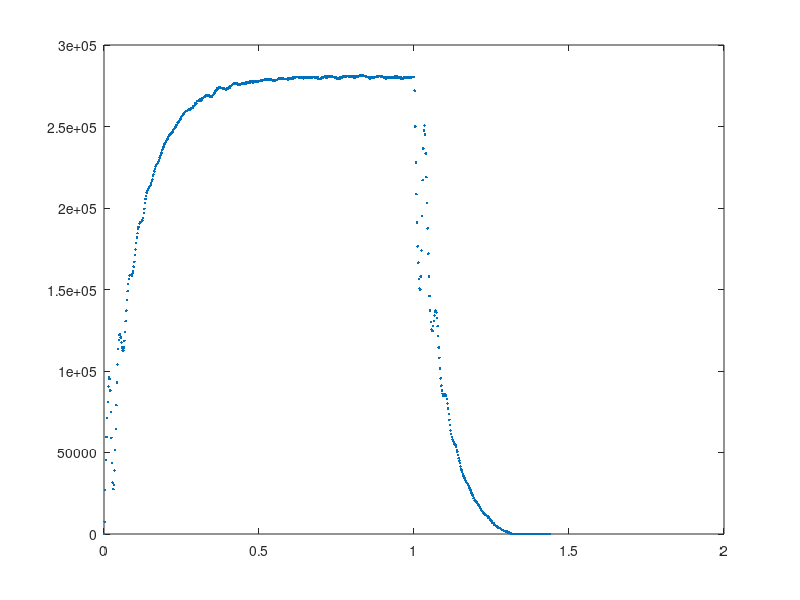

Source code (MATLAB):
TEST = [
      0        0           0.000  127    18
      2       15        7500.000  127    18
      4       69       27000.000  127    18
      6      160       45500.000  127    18
      8      279       59500.000  127    18
     10      421       71000.000  127    18
     12      583       81000.000  127    18
     14      764       90500.000  127    18
     16      956       96000.000  127    18
     18     1146       95000.000  127    18
     20     1322       88000.000  127    18
     22     1472       75000.000  127    18
     24     1590       59000.000  127    18
     26     1677       43500.000  127    18
     28     1740       31500.000  127    18
     30     1795       27500.000  127    18
     32     1855       30000.000  127    18
     34     1933       39000.000  127    18
     36     2036       51500.000  127    18
     38     2165       64500.000  127    18
     40     2323       79000.000  127    18
     42     2509       93000.000  127    18
     44     2717      104000.000  127    18
     46     2944      113500.000  127    18
     48     3182      119000.000  127    18
     50     3426      122000.000  127    18
     52     3671      122500.000  127    18
     54     3912      120500.000  127    18
     56     4147      117500.000  127    18
     58     4376      114500.000  127    18
     60     4601      112500.000  127    18
     62     4826      112500.000  127    18
     64     5055      114500.000  127    18
     66     5292      118500.000  127    18
     68     5540      124000.000  127    18
     70     5801      130500.000  127    18
     72     6075      137000.000  127    18
     74     6362      143500.000  127    18
     76     6660      149000.000  127    18
     78     6967      153500.000  127    18
     80     7280      156500.000  127    18
     82     7597      158500.000  127    18
     84     7915      159000.000  127    18
     86     8233      159000.000  127    18
     88     8551      159000.000  127    18
     90     8868      158500.000  127    18
     92     9188      160000.000  127    18
     94     9511      161500.000  127    18
     96     9839      164000.000  127    18
     98    10173      167000.000  127    18
    100    10515      171000.000  127    18
    102    10864      174500.000  127    18
    104    11221      178500.000  127    18
    106    11585      182000.000  127    18
    108    11954      184500.000  127    18
    110    12329      187500.000  127    18
    112    12706      188500.000  127    18
    114    13087      190500.000  127    18
    116    13469      191000.000  127    18
    118    13852      191500.000  127    18
    120    14235      191500.000  127    18
    122    14619      192000.000  127    18
    124    15004      192500.000  127    18
    126    15392      194000.000  127    18
    128    15786      197000.000  127    18
    130    16185      199500.000  127    18
    132    16591      203000.000  127    18
    134    17002      205500.000  127    18
    136    17417      207500.000  127    18
    138    17836      209500.000  127    18
    140    18257      210500.000  127    18
    142    18679      211000.000  127    18
    144    19103      212000.000  127    18
    146    19529      213000.000  127    18
    148    19956      213500.000  127    18
    150    20384      214000.000  127    18
    152    20814      215000.000  127    18
    154    21247      216500.000  127    18
    156    21682      217500.000  127    18
    158    22121      219500.000  127    18
    160    22562      220500.000  127    18
    162    23007      222500.000  127    18
    164    23455      224000.000  127    18
    166    23906      225500.000  127    18
    168    24358      226000.000  127    18
    170    24812      227000.000  127    18
    172    25266      227000.000  127    18
    174    25722      228000.000  127    18
    176    26179      228500.000  127    18
    178    26638      229500.000  127    18
    180    27100      231000.000  127    18
    182    27564      232000.000  127    18
    184    28031      233500.000  127    18
    186    28499      234000.000  127    18
    188    28970      235500.000  127    18
    190    29443      236500.000  127    18
    192    29918      237500.000  127    18
    194    30395      238500.000  127    18
    196    30874      239500.000  127    18
    198    31354      240000.000  127    18
    200    31836      241000.000  127    18
    202    32319      241500.000  127    18
    204    32803      242000.000  127    18
    206    33289      243000.000  127    18
    208    33777      244000.000  127    18
    210    34265      244000.000  127    18
    212    34755      245000.000  127    18
    214    35245      245000.000  127    18
    216    35737      246000.000  127    18
    218    36229      246000.000  127    18
    220    36722      246500.000  127    18
    222    37216      247000.000  127    18
    224    37712      248000.000  127    18
    226    38209      248500.000  127    18
    228    38707      249000.000  127    18
    230    39206      249500.000  127    18
    232    39706      250000.000  127    18
    234    40208      251000.000  127    18
    236    40710      251000.000  127    18
    238    41215      252500.000  127    18
    240    41721      253000.000  127    18
    242    42227      253000.000  127    18
    244    42735      254000.000  127    18
    246    43244      254500.000  127    18
    248    43754      255000.000  127    18
    250    44266      256000.000  127    18
    252    44779      256500.000  127    18
    254    45293      257000.000  127    18
    256    45808      257500.000  127    18
    258    46324      258000.000  127    18
    260    46841      258500.000  127    18
    262    47359      259000.000  127    18
    264    47878      259500.000  127    18
    266    48397      259500.000  127    18
    268    48916      259500.000  127    18
    270    49436      260000.000  127    18
    272    49956      260000.000  127    18
    274    50477      260500.000  127    18
    276    50998      260500.000  127    18
    278    51519      260500.000  127    18
    280    52041      261000.000  127    18
    282    52564      261500.000  127    18
    284    53087      261500.000  127    18
    286    53610      261500.000  127    18
    288    54135      262500.000  127    18
    290    54660      262500.000  127    18
    292    55186      263000.000  127    18
    294    55714      264000.000  127    18
    296    56243      264500.000  127    18
    298    56771      264000.000  127    18
    300    57302      265500.000  127    18
    302    57833      265500.000  127    18
    304    58364      265500.000  127    18
    306    58896      266000.000  127    18
    308    59429      266500.000  127    18
    310    59961      266000.000  127    18
    312    60495      267000.000  127    18
    314    61027      266000.000  127    18
    316    61561      267000.000  127    18
    318    62096      267500.000  127    18
    320    62631      267500.000  127    18
    322    63167      268000.000  127    18
    324    63703      268000.000  127    18
    326    64240      268500.000  127    18
    328    64778      269000.000  127    18
    330    65316      269000.000  127    18
    332    65855      269500.000  127    18
    334    66394      269500.000  127    18
    336    66932      269000.000  127    18
    338    67470      269000.000  127    18
    340    68007      268500.000  127    18
    342    68544      268500.000  127    18
    344    69081      268500.000  127    18
    346    69618      268500.000  127    18
    348    70155      268500.000  127    18
    350    70693      269000.000  127    18
    352    71232      269500.000  127    18
    354    71772      270000.000  127    18
    356    72313      270500.000  127    18
    358    72855      271000.000  127    18
    360    73399      272000.000  127    18
    362    73943      272000.000  127    18
    364    74490      273500.000  127    18
    366    75036      273000.000  127    18
    368    75583      273500.000  127    18
    370    76130      273500.000  127    18
    372    76678      274000.000  127    18
    374    77225      273500.000  127    18
    376    77773      274000.000  127    18
    378    78320      273500.000  127    18
    380    78867      273500.000  127    18
    382    79414      273500.000  127    18
    384    79960      273000.000  127    18
    386    80507      273500.000  127    18
    388    81053      273000.000  127    18
    390    81599      273000.000  127    18
    392    82145      273000.000  127    18
    394    82690      272500.000  127    18
    396    83237      273500.000  127    18
    398    83783      273000.000  127    18
    400    84329      273000.000  127    18
    402    84877      274000.000  127    18
    404    85425      274000.000  127    18
    406    85973      274000.000  127    18
    408    86523      275000.000  127    18
    410    87073      275000.000  127    18
    412    87624      275500.000  127    18
    414    88175      275500.000  127    18
    416    88727      276000.000  127    18
    418    89279      276000.000  127    18
    420    89832      276500.000  127    18
    422    90385      276500.000  127    18
    424    90937      276000.000  127    18
    426    91490      276500.000  127    18
    428    92043      276500.000  127    18
    430    92595      276000.000  127    18
    432    93146      275500.000  127    18
    434    93698      276000.000  127    18
    436    94250      276000.000  127    18
    438    94802      276000.000  127    18
    440    95353      275500.000  127    18
    442    95905      276000.000  127    18
    444    96457      276000.000  127    18
    446    97010      276500.000  127    18
    448    97563      276500.000  127    18
    450    98116      276500.000  127    18
    452    98669      276500.000  127    18
    454    99222      276500.000  127    18
    456    99776      277000.000  127    18
    458   100329      276500.000  127    18
    460   100883      277000.000  127    18
    462   101437      277000.000  127    18
    464   101991      277000.000  127    18
    466   102545      277000.000  127    18
    468   103099      277000.000  127    18
    470   103654      277500.000  127    18
    472   104208      277000.000  127    18
    474   104764      278000.000  127    18
    476   105319      277500.000  127    18
    478   105875      278000.000  127    18
    480   106429      277000.000  127    18
    482   106985      278000.000  127    18
    484   107541      278000.000  127    18
    486   108096      277500.000  127    18
    488   108652      278000.000  127    18
    490   109207      277500.000  127    18
    492   109762      277500.000  127    18
    494   110317      277500.000  127    18
    496   110872      277500.000  127    18
    498   111428      278000.000  127    18
    500   111984      278000.000  127    18
    502   112540      278000.000  127    18
    504   113096      278000.000  127    18
    506   113653      278500.000  127    18
    508   114210      278500.000  127    18
    510   114766      278000.000  127    18
    512   115323      278500.000  127    18
    514   115880      278500.000  127    18
    516   116437      278500.000  127    18
    518   116994      278500.000  127    18
    520   117552      279000.000  127    18
    522   118109      278500.000  127    18
    524   118667      279000.000  127    18
    526   119225      279000.000  127    18
    528   119783      279000.000  127    18
    530   120340      278500.000  127    18
    532   120897      278500.000  127    18
    534   121455      279000.000  127    18
    536   122012      278500.000  127    18
    538   122570      279000.000  127    18
    540   123127      278500.000  127    18
    542   123684      278500.000  127    18
    544   124240      278000.000  127    18
    546   124796      278000.000  127    18
    548   125353      278500.000  127    18
    550   125909      278000.000  127    18
    552   126465      278000.000  127    18
    554   127022      278500.000  127    18
    556   127579      278500.000  127    18
    558   128136      278500.000  127    18
    560   128694      279000.000  127    18
    562   129252      279000.000  127    18
    564   129811      279500.000  127    18
    566   130370      279500.000  127    18
    568   130929      279500.000  127    18
    570   131488      279500.000  127    18
    572   132047      279500.000  127    18
    574   132606      279500.000  127    18
    576   133165      279500.000  127    18
    578   133724      279500.000  127    18
    580   134282      279000.000  127    18
    582   134840      279000.000  127    18
    584   135398      279000.000  127    18
    586   135956      279000.000  127    18
    588   136514      279000.000  127    18
    590   137072      279000.000  127    18
    592   137631      279500.000  127    18
    594   138188      278500.000  127    18
    596   138747      279500.000  127    18
    598   139305      279000.000  127    18
    600   139864      279500.000  127    18
    602   140423      279500.000  127    18
    604   140982      279500.000  127    18
    606   141540      279000.000  127    18
    608   142100      280000.000  127    18
    610   142659      279500.000  127    18
    612   143219      280000.000  127    18
    614   143780      280500.000  127    18
    616   144340      280000.000  127    18
    618   144901      280500.000  127    18
    620   145462      280500.000  127    18
    622   146023      280500.000  127    18
    624   146584      280500.000  127    18
    626   147145      280500.000  127    18
    628   147705      280000.000  127    18
    630   148266      280500.000  127    18
    632   148826      280000.000  127    18
    634   149387      280500.000  127    18
    636   149947      280000.000  127    18
    638   150507      280000.000  127    18
    640   151068      280500.000  127    18
    642   151628      280000.000  127    18
    644   152187      279500.000  127    18
    646   152748      280500.000  127    18
    648   153308      280000.000  127    18
    650   153868      280000.000  127    18
    652   154429      280500.000  127    18
    654   154989      280000.000  127    18
    656   155550      280500.000  127    18
    658   156110      280000.000  127    18
    660   156671      280500.000  127    18
    662   157231      280000.000  127    18
    664   157791      280000.000  127    18
    666   158352      280500.000  127    18
    668   158912      280000.000  127    18
    670   159472      280000.000  127    18
    672   160032      280000.000  127    18
    674   160593      280500.000  127    18
    676   161154      280500.000  127    18
    678   161715      280500.000  127    18
    680   162275      280000.000  127    18
    682   162836      280500.000  127    18
    684   163397      280500.000  127    18
    686   163957      280000.000  127    18
    688   164518      280500.000  127    18
    690   165077      279500.000  127    18
    692   165636      279500.000  127    18
    694   166194      279000.000  127    18
    696   166752      279000.000  127    18
    698   167311      279500.000  127    18
    700   167870      279500.000  127    18
    702   168429      279500.000  127    18
    704   168989      280000.000  127    18
    706   169549      280000.000  127    18
    708   170109      280000.000  127    18
    710   170670      280500.000  127    18
    712   171231      280500.000  127    18
    714   171793      281000.000  127    18
    716   172353      280000.000  127    18
    718   172915      281000.000  127    18
    720   173475      280000.000  127    18
    722   174037      281000.000  127    18
    724   174598      280500.000  127    18
    726   175160      281000.000  127    18
    728   175721      280500.000  127    18
    730   176283      281000.000  127    18
    732   176844      280500.000  127    18
    734   177406      281000.000  127    18
    736   177968      281000.000  127    18
    738   178529      280500.000  127    18
    740   179090      280500.000  127    18
    742   179651      280500.000  127    18
    744   180211      280000.000  127    18
    746   180771      280000.000  127    18
    748   181331      280000.000  127    18
    750   181890      279500.000  127    18
    752   182449      279500.000  127    18
    754   183008      279500.000  127    18
    756   183567      279500.000  127    18
    758   184126      279500.000  127    18
    760   184686      280000.000  127    18
    762   185245      279500.000  127    18
    764   185806      280500.000  127    18
    766   186367      280500.000  127    18
    768   186927      280000.000  127    18
    770   187489      281000.000  127    18
    772   188050      280500.000  127    18
    774   188611      280500.000  127    18
    776   189173      281000.000  127    18
    778   189734      280500.000  127    18
    780   190295      280500.000  127    18
    782   190857      281000.000  127    18
    784   191419      281000.000  127    18
    786   191981      281000.000  127    18
    788   192543      281000.000  127    18
    790   193104      280500.000  127    18
    792   193666      281000.000  127    18
    794   194228      281000.000  127    18
    796   194789      280500.000  127    18
    798   195351      281000.000  127    18
    800   195912      280500.000  127    18
    802   196474      281000.000  127    18
    804   197035      280500.000  127    18
    806   197595      280000.000  127    18
    808   198157      281000.000  127    18
    810   198717      280000.000  127    18
    812   199278      280500.000  127    18
    814   199840      281000.000  127    18
    816   200401      280500.000  127    18
    818   200962      280500.000  127    18
    820   201524      281000.000  127    18
    822   202086      281000.000  127    18
    824   202648      281000.000  127    18
    826   203211      281500.000  127    18
    828   203774      281500.000  127    18
    830   204337      281500.000  127    18
    832   204899      281000.000  127    18
    834   205461      281000.000  127    18
    836   206024      281500.000  127    18
    838   206586      281000.000  127    18
    840   207148      281000.000  127    18
    842   207710      281000.000  127    18
    844   208272      281000.000  127    18
    846   208833      280500.000  127    18
    848   209394      280500.000  127    18
    850   209955      280500.000  127    18
    852   210516      280500.000  127    18
    854   211076      280000.000  127    18
    856   211637      280500.000  127    18
    858   212196      279500.000  127    18
    860   212757      280500.000  127    18
    862   213317      280000.000  127    18
    864   213877      280000.000  127    18
    866   214437      280000.000  127    18
    868   214997      280000.000  127    18
    870   215557      280000.000  127    18
    872   216118      280500.000  127    18
    874   216679      280500.000  127    18
    876   217240      280500.000  127    18
    878   217801      280500.000  127    18
    880   218362      280500.000  127    18
    882   218924      281000.000  127    18
    884   219485      280500.000  127    18
    886   220047      281000.000  127    18
    888   220609      281000.000  127    18
    890   221171      281000.000  127    18
    892   221732      280500.000  127    18
    894   222293      280500.000  127    18
    896   222855      281000.000  127    18
    898   223416      280500.000  127    18
    900   223977      280500.000  127    18
    902   224537      280000.000  127    18
    904   225097      280000.000  127    18
    906   225657      280000.000  127    18
    908   226217      280000.000  127    18
    910   226776      279500.000  127    18
    912   227336      280000.000  127    18
    914   227896      280000.000  127    18
    916   228456      280000.000  127    18
    918   229016      280000.000  127    18
    920   229576      280000.000  127    18
    922   230136      280000.000  127    18
    924   230697      280500.000  127    18
    926   231257      280000.000  127    18
    928   231817      280000.000  127    18
    930   232377      280000.000  127    18
    932   232937      280000.000  127    18
    934   233498      280500.000  127    18
    936   234058      280000.000  127    18
    938   234620      281000.000  127    18
    940   235181      280500.000  127    18
    942   235741      280000.000  127    18
    944   236303      281000.000  127    18
    946   236863      280000.000  127    18
    948   237424      280500.000  127    18
    950   237984      280000.000  127    18
    952   238544      280000.000  127    18
    954   239104      280000.000  127    18
    956   239664      280000.000  127    18
    958   240223      279500.000  127    18
    960   240783      280000.000  127    18
    962   241342      279500.000  127    18
    964   241901      279500.000  127    18
    966   242461      280000.000  127    18
    968   243021      280000.000  127    18
    970   243582      280500.000  127    18
    972   244142      280000.000  127    18
    974   244702      280000.000  127    18
    976   245263      280500.000  127    18
    978   245823      280000.000  127    18
    980   246384      280500.000  127    18
    982   246945      280500.000  127    18
    984   247505      280000.000  127    18
    986   248065      280000.000  127    18
    988   248626      280500.000  127    18
    990   249187      280500.000  127    18
    992   249747      280000.000  127    18
    994   250308      280500.000  127    18
    996   250869      280500.000  127    18
    998   251430      280500.000  127    18
   1000   251991      280500.000 -127    18
   1002   252535      272000.000 -127    18
   1004   253035      250000.000 -127    18
   1006   253491      228000.000 -127    18
   1008   253908      208500.000 -127    18
   1010   254290      191000.000 -127    18
   1012   254643      176500.000 -127    18
   1014   254976      166500.000 -127    18
   1016   255289      156500.000 -127    18
   1018   255590      150500.000 -127    18
   1020   255890      150000.000 -127    18
   1022   256206      158000.000 -127    18
   1024   256554      174000.000 -127    18
   1026   256944      195000.000 -127    18
   1028   257378      217000.000 -127    18
   1030   257851      236500.000 -127    18
   1032   258346      247500.000 -127    18
   1034   258847      250500.000 -127    18
   1036   259337      245000.000 -127    18
   1038   259804      233500.000 -127    18
   1040   260242      219000.000 -127    18
   1042   260648      203000.000 -127    18
   1044   261023      187500.000 -127    18
   1046   261367      172000.000 -127    18
   1048   261683      158000.000 -127    18
   1050   261975      146000.000 -127    18
   1052   262249      137000.000 -127    18
   1054   262509      130000.000 -127    18
   1056   262760      125500.000 -127    18
   1058   263009      124500.000 -127    18
   1060   263258      124500.000 -127    18
   1062   263513      127500.000 -127    18
   1064   263774      130500.000 -127    18
   1066   264042      134000.000 -127    18
   1068   264315      136500.000 -127    18
   1070   264589      137000.000 -127    18
   1072   264861      136000.000 -127    18
   1074   265126      132500.000 -127    18
   1076   265381      127500.000 -127    18
   1078   265624      121500.000 -127    18
   1080   265853      114500.000 -127    18
   1082   266069      108000.000 -127    18
   1084   266272      101500.000 -127    18
   1086   266463       95500.000 -127    18
   1088   266645       91000.000 -127    18
   1090   266821       88000.000 -127    18
   1092   266993       86000.000 -127    18
   1094   267163       85000.000 -127    18
   1096   267333       85000.000 -127    18
   1098   267504       85500.000 -127    18
   1100   267675       85500.000 -127    18
   1102   267846       85500.000 -127    18
   1104   268015       84500.000 -127    18
   1106   268181       83000.000 -127    18
   1108   268341       80000.000 -127    18
   1110   268495       77000.000 -127    18
   1112   268642       73500.000 -127    18
   1114   268782       70000.000 -127    18
   1116   268916       67000.000 -127    18
   1118   269043       63500.000 -127    18
   1120   269166       61500.000 -127    18
   1122   269285       59500.000 -127    18
   1124   269401       58000.000 -127    18
   1126   269515       57000.000 -127    18
   1128   269628       56500.000 -127    18
   1130   269739       55500.000 -127    18
   1132   269849       55000.000 -127    18
   1134   269958       54500.000 -127    18
   1136   270065       53500.000 -127    18
   1138   270168       51500.000 -127    18
   1140   270269       50500.000 -127    18
   1142   270366       48500.000 -127    18
   1144   270459       46500.000 -127    18
   1146   270549       45000.000 -127    18
   1148   270636       43500.000 -127    18
   1150   270719       41500.000 -127    18
   1152   270799       40000.000 -127    18
   1154   270877       39000.000 -127    18
   1156   270953       38000.000 -127    18
   1158   271026       36500.000 -127    18
   1160   271097       35500.000 -127    18
   1162   271167       35000.000 -127    18
   1164   271235       34000.000 -127    18
   1166   271301       33000.000 -127    18
   1168   271365       32000.000 -127    18
   1170   271428       31500.000 -127    18
   1172   271490       31000.000 -127    18
   1174   271550       30000.000 -127    18
   1176   271609       29500.000 -127    18
   1178   271666       28500.000 -127    18
   1180   271721       27500.000 -127    18
   1182   271775       27000.000 -127    18
   1184   271827       26000.000 -127    18
   1186   271877       25000.000 -127    18
   1188   271925       24000.000 -127    18
   1190   271972       23500.000 -127    18
   1192   272016       22000.000 -127    18
   1194   272060       22000.000 -127    18
   1196   272101       20500.000 -127    18
   1198   272142       20500.000 -127    18
   1200   272182       20000.000 -127    18
   1202   272221       19500.000 -127    18
   1204   272259       19000.000 -127    18
   1206   272295       18000.000 -127    18
   1208   272331       18000.000 -127    18
   1210   272365       17000.000 -127    18
   1212   272398       16500.000 -127    18
   1214   272430       16000.000 -127    18
   1216   272460       15000.000 -127    18
   1218   272489       14500.000 -127    18
   1220   272517       14000.000 -127    18
   1222   272544       13500.000 -127    18
   1224   272570       13000.000 -127    18
   1226   272595       12500.000 -127    18
   1228   272619       12000.000 -127    18
   1230   272643       12000.000 -127    18
   1232   272666       11500.000 -127    18
   1234   272689       11500.000 -127    18
   1236   272711       11000.000 -127    18
   1238   272733       11000.000 -127    18
   1240   272753       10000.000 -127    18
   1242   272773       10000.000 -127    18
   1244   272792        9500.000 -127    18
   1246   272809        8500.000 -127    18
   1248   272826        8500.000 -127    18
   1250   272842        8000.000 -127    18
   1252   272856        7000.000 -127    18
   1254   272870        7000.000 -127    18
   1256   272883        6500.000 -127    18
   1258   272896        6500.000 -127    18
   1260   272907        5500.000 -127    18
   1262   272918        5500.000 -127    18
   1264   272928        5000.000 -127    18
   1266   272938        5000.000 -127    18
   1268   272947        4500.000 -127    18
   1270   272955        4000.000 -127    18
   1272   272963        4000.000 -127    18
   1274   272970        3500.000 -127    18
   1276   272977        3500.000 -127    18
   1278   272984        3500.000 -127    18
   1280   272990        3000.000 -127    18
   1282   272996        3000.000 -127    18
   1284   273001        2500.000 -127    18
   1286   273006        2500.000 -127    18
   1288   273011        2500.000 -127    18
   1290   273015        2000.000 -127    18
   1292   273019        2000.000 -127    18
   1294   273023        2000.000 -127    18
   1296   273026        1500.000 -127    18
   1298   273029        1500.000 -127    18
   1300   273032        1500.000 -127    18
   1302   273034        1000.000 -127    18
   1304   273036        1000.000 -127    18
   1306   273037         500.000 -127    18
   1308   273039        1000.000 -127    18
   1310   273040         500.000 -127    18
   1312   273040           0.000 -127    18
   1314   273041         500.000 -127    18
   1316   273041           0.000 -127    18
   1318   273041           0.000 -127    18
   1320   273041           0.000 -127    18
   1322   273041           0.000 -127    18
   1324   273041           0.000 -127    18
   1326   273041           0.000 -127    18
   1328   273041           0.000 -127    18
   1330   273041           0.000 -127    18
   1332   273041           0.000 -127    18
   1334   273041           0.000 -127    18
   1336   273041           0.000 -127    18
   1338   273041           0.000 -127    18
   1340   273041           0.000 -127    18
   1342   273041           0.000 -127    18
   1344   273041           0.000 -127    18
   1346   273041           0.000 -127    18
   1348   273041           0.000 -127    18
   1350   273041           0.000 -127    18
   1352   273041           0.000 -127    18
   1354   273041           0.000 -127    18
   1356   273041           0.000 -127    18
   1358   273041           0.000 -127    18
   1360   273041           0.000 -127    18
   1362   273041           0.000 -127    18
   1364   273041           0.000 -127    18
   1366   273041           0.000 -127    18
   1368   273041           0.000 -127    18
   1370   273041           0.000 -127    18
   1372   273041           0.000 -127    18
   1374   273041           0.000 -127    18
   1376   273041           0.000 -127    18
   1378   273041           0.000 -127    18
   1380   273041           0.000 -127    18
   1382   273041           0.000 -127    18
   1384   273041           0.000 -127    18
   1386   273041           0.000 -127    18
   1388   273041           0.000 -127    18
   1390   273041           0.000 -127    18
   1392   273041           0.000 -127    18
   1394   273041           0.000 -127    18
   1396   273041           0.000 -127    18
   1398   273041           0.000 -127    18
   1400   273041           0.000 -127    18
   1402   273041           0.000 -127    18
   1404   273041           0.000 -127    18
   1406   273041           0.000 -127    18
   1408   273041           0.000 -127    18
   1410   273041           0.000 -127    18
   1412   273041           0.000 -127    18
   1414   273041           0.000 -127    18
   1416   273041           0.000 -127    18
   1418   273041           0.000 -127    18
   1420   273041           0.000 -127    18
   1422   273041           0.000 -127    18
   1424   273041           0.000 -127    18
   1426   273041           0.000 -127    18
   1428   273041           0.000 -127    18
   1430   273041           0.000 -127    18
   1432   273041           0.000 -127    18
   1434   273041           0.000 -127    18
   1436   273041           0.000 -127    18
   1438   273041           0.000 -127    18
];
figure(1);
 plot(TEST(:,1)/1000, TEST(:,3), '.');
Time = TEST(1:498,1)/1000;
ShaftSpeed = TEST(1:498,3);
% plot(Time, ShaftSpeed, '.');